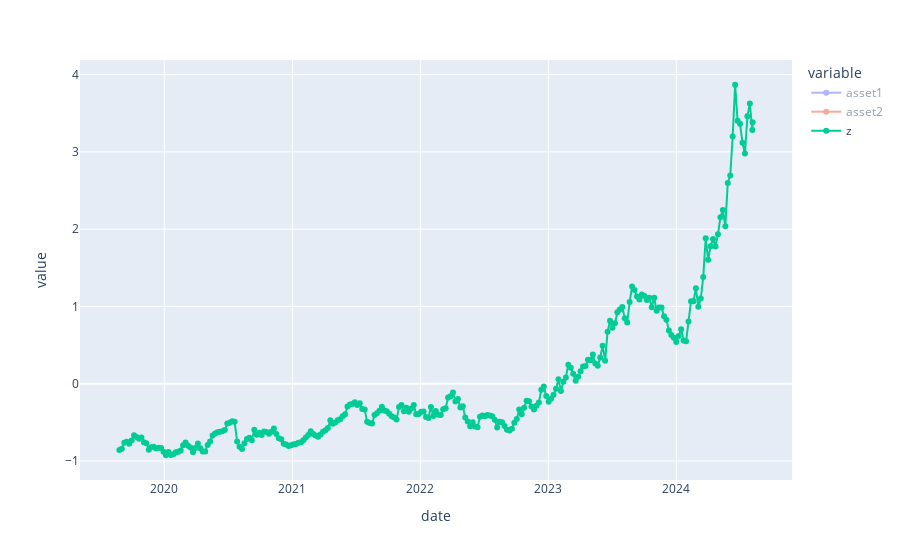

The notebook cell saved with this chart:
### Code cell
def zscore(series):
    return (series - series.mean()) / np.std(series)

# create a dataframe for trading signals
signals = pd.DataFrame()
signals['asset1'] = prices["NVDA"]
signals['asset2'] = prices["AMD"]
ratios = signals.asset1 / signals.asset2
# calculate z-score and define upper and lower thresholds
signals["z"] = zscore(ratios)
signals

fig = px.scatter(signals)

fig.update_traces(mode='markers+lines')

fig.show()

### Figure 1 — Plotly figure (JSON) as saved in the notebook; plotly's stock layout.template omitted (floating-point values rounded to 4 significant figures; data arrays with more than 128 entries replaced by an {"elided": "..."} marker saying what was removed)
{"data": [{"hovertemplate": "variable=asset1<br>date=%{x}<br>value=%{y}<extra></extra>", "legendgroup": "asset1", "marker": {"color": "#636efa", "symbol": "circle"}, "mode": "markers+lines", "name": "asset1", "orientation": "v", "showlegend": true, "type": "scatter", "visible": "legendonly", "x": {"elided": "260 str values"}, "xaxis": "x", "y": {"elided": "260 float values"}, "yaxis": "y"}, {"hovertemplate": "variable=asset2<br>date=%{x}<br>value=%{y}<extra></extra>", "legendgroup": "asset2", "marker": {"color": "#EF553B", "symbol": "circle"}, "mode": "markers+lines", "name": "asset2", "orientation": "v", "showlegend": true, "type": "scatter", "visible": "legendonly", "x": {"elided": "260 str values"}, "xaxis": "x", "y": {"elided": "260 float values"}, "yaxis": "y"}, {"hovertemplate": "variable=z<br>date=%{x}<br>value=%{y}<extra></extra>", "legendgroup": "z", "marker": {"color": "#00cc96", "symbol": "circle"}, "mode": "markers+lines", "name": "z", "orientation": "v", "showlegend": true, "type": "scatter", "x": {"elided": "260 str values"}, "xaxis": "x", "y": {"elided": "260 float values"}, "yaxis": "y"}], "layout": {"autosize": true, "legend": {"title": {"text": "variable"}, "tracegroupgap": 0}, "margin": {"t": 60}, "xaxis": {"anchor": "y", "autorange": true, "domain": [0, 1], "range": ["2019-05-08 07:00:01.3368", "2024-11-23 16:59:58.6632"], "title": {"text": "date"}, "type": "date"}, "yaxis": {"anchor": "x", "autorange": true, "domain": [0, 1], "range": [-1.297, 4.239], "title": {"text": "value"}, "type": "linear"}}}
